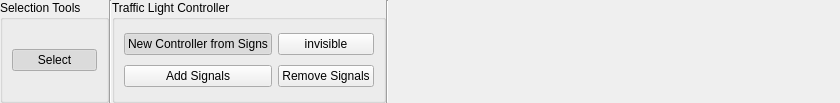
<?xml version="1.0" encoding="UTF-8"?>
<ui version="4.0">
 <class>SignalRibbon</class>
 <widget class="QWidget" name="SignalRibbon">
  <property name="geometry">
   <rect>
    <x>0</x>
    <y>0</y>
    <width>840</width>
    <height>103</height>
   </rect>
  </property>
  <property name="minimumSize">
   <size>
    <width>0</width>
    <height>0</height>
   </size>
  </property>
  <property name="windowTitle">
   <string>Form</string>
  </property>
  <layout class="QGridLayout" name="gridLayout">
   <property name="leftMargin">
    <number>0</number>
   </property>
   <property name="topMargin">
    <number>0</number>
   </property>
   <property name="rightMargin">
    <number>0</number>
   </property>
   <property name="bottomMargin">
    <number>0</number>
   </property>
   <property name="spacing">
    <number>0</number>
   </property>
   <item row="0" column="5">
    <widget class="Line" name="line_type">
     <property name="orientation">
      <enum>Qt::Vertical</enum>
     </property>
    </widget>
   </item>
   <item row="0" column="6">
    <spacer name="horizontalSpacer">
     <property name="orientation">
      <enum>Qt::Horizontal</enum>
     </property>
     <property name="sizeHint" stdset="0">
      <size>
       <width>40</width>
       <height>20</height>
      </size>
     </property>
    </spacer>
   </item>
   <item row="0" column="0">
    <widget class="QGroupBox" name="selectionBox">
     <property name="title">
      <string>Selection Tools</string>
     </property>
     <layout class="QGridLayout" name="gridLayout_2">
      <item row="0" column="0">
       <widget class="QPushButton" name="select">
        <property name="text">
         <string>Select</string>
        </property>
        <property name="checkable">
         <bool>true</bool>
        </property>
        <property name="checked">
         <bool>true</bool>
        </property>
       </widget>
      </item>
     </layout>
    </widget>
   </item>
   <item row="0" column="2">
    <widget class="QGroupBox" name="crossfallBox">
     <property name="title">
      <string>Traffic Light Controller</string>
     </property>
     <layout class="QGridLayout" name="gridLayout_3">
      <item row="1" column="1">
       <widget class="QPushButton" name="newController">
        <property name="text">
         <string>New Controller from Signs</string>
        </property>
        <property name="checkable">
         <bool>true</bool>
        </property>
        <property name="checked">
         <bool>true</bool>
        </property>
       </widget>
      </item>
      <item row="2" column="2">
       <widget class="QPushButton" name="removeSignal">
        <property name="text">
         <string>Remove Signals</string>
        </property>
        <property name="checkable">
         <bool>true</bool>
        </property>
       </widget>
      </item>
      <item row="2" column="1">
       <widget class="QPushButton" name="addSignal">
        <property name="text">
         <string>Add Signals</string>
        </property>
        <property name="checkable">
         <bool>true</bool>
        </property>
       </widget>
      </item>
      <item row="1" column="2">
       <widget class="QPushButton" name="invisibleButton">
        <property name="enabled">
         <bool>true</bool>
        </property>
        <property name="text">
         <string>invisible</string>
        </property>
        <property name="checkable">
         <bool>true</bool>
        </property>
       </widget>
      </item>
     </layout>
    </widget>
   </item>
   <item row="0" column="1">
    <widget class="Line" name="line_type_2">
     <property name="orientation">
      <enum>Qt::Vertical</enum>
     </property>
    </widget>
   </item>
  </layout>
 </widget>
 <resources/>
 <connections/>
</ui>
